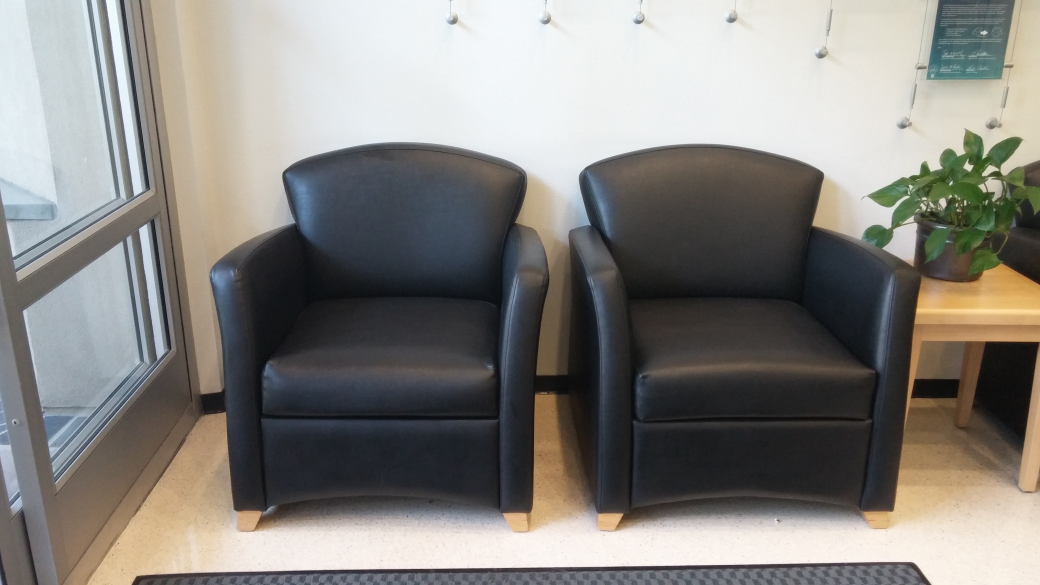
#> input picture resnet50/data/chairs.jpg, 4160 x 2340 px (shown at 1/4 size)
$ python resize_and_format.py
#> lines starting #> are read from the running program, lines starting #| are printed output that depends on the picture
from PIL import Image
import numpy as np

def save_image_as_raw(input_image_path, output_raw_path):
    # Load and convert the image to RGB
#> called with input_image_path = 'chairs.jpg', output_raw_path = 'chairs.raw'
    img = Image.open(input_image_path).convert('RGB')
#> img is the input picture: PIL image 4160x2340 RGB; mean R, G, B 134.5, 131.9, 127.5

    # Resize to 224x224
    img_resized = img.resize((224, 224))
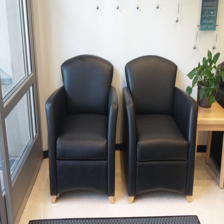
#> img_resized: PIL image 224x224 RGB; mean R, G, B 134.5, 131.9, 127.5

    # Convert to numpy array
    img_array = np.array(img_resized, dtype=np.uint8)  # Shape: (224, 224, 3)

    # Save raw bytes
    img_array.tofile(output_raw_path)

    print(f"Saved .raw file: {output_raw_path}")

# Example usage
save_image_as_raw("chairs.jpg", "chairs.raw")
